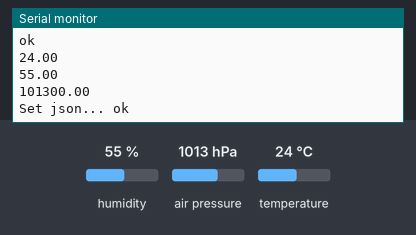
This sketch was run on a simulated ESP8266 (NodeMCU). On the bench: the last lines printed to the serial monitor. The test bench sets the inputs (shaded band); at power-on: humidity 55 %, air pressure 1013 hPa, temperature 24 °C. WiFi joins after 1.5 s; servers stay silent unless stated; the local clock reads 2024-03-15 10:24:30 at power-on unless the sketch sets it.

Above: at 2.7 s.
2.8 s: humidity set to 22 %
14.0 s: air pressure set to 952 hPa
At 16.66 s:
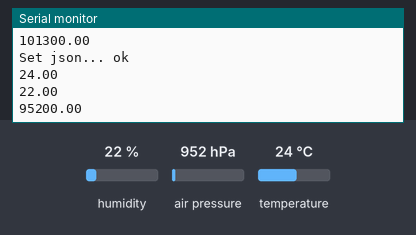
25.2 s: temperature set to 12 °C
At 32.7 s:
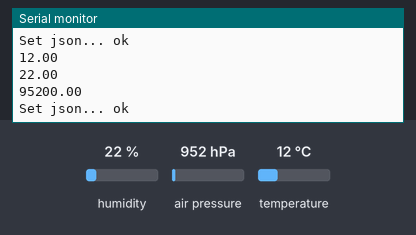
36.4 s: air pressure set to 975 hPa
At 47.4 s:
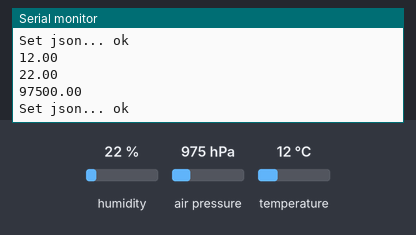
47.6 s: humidity set to 40 %
Timing chart, 0 to 50.6 s (numbered marks = the images above; inputs shaded):
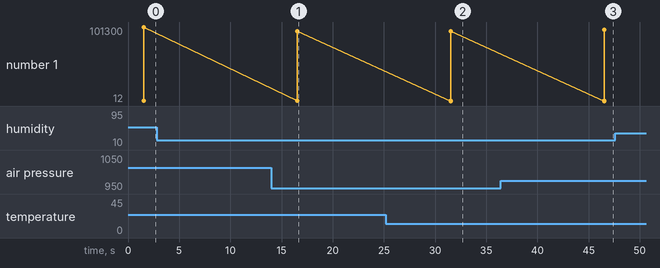

The sketch:

firebase-clima-invernadero.ino
```cpp
// (licence header left out)
#include <Adafruit_Sensor.h>
#include <DHT.h>
#include <Adafruit_BMP085.h>
#include <Arduino.h>
#include <NTPClient.h>
#if defined(ESP32)
  #include <WiFi.h>
#elif defined(ESP8266)
  #include <ESP8266WiFi.h>
#endif
#include <Firebase_ESP_Client.h>

//Provide the token generation process info.
#include "addons/TokenHelper.h"
//Provide the RTDB payload printing info and other helper functions.
#include "addons/RTDBHelper.h"

// Insert your network credentials
#define WIFI_SSID "SSID"
#define WIFI_PASSWORD "password"

// Insert Firebase project API Key
#define API_KEY "api key"

// Insert RTDB URLefine the RTDB URL */
#define DATABASE_URL "db url"

#define DHTPIN 23

#define DHTTYPE    DHT11

DHT dht(DHTPIN, DHTTYPE);
Adafruit_BMP085 bmp;

//Define Firebase Data object
FirebaseData fbdo;

FirebaseAuth auth;
FirebaseConfig config;

FirebaseJson json;

unsigned long sendDataPrevMillis = 0;
int count = 0;
bool signupOK = false;

String readDHTTemperature() {
  // Sensor readings may also be up to 2 seconds 'old' (its a very slow sensor)
  // Read temperature as Celsius (the default)
  float t = dht.readTemperature();
  // Read temperature as Fahrenheit (isFahrenheit = true)
  //float t = dht.readTemperature(true);
  // Check if any reads failed and exit early (to try again).
  if (isnan(t)) {
    Serial.println("Failed to read from DHT sensor!");
    return "--";
  }
  else {
    Serial.println(t);
    return String(t);
  }
}

String readDHTHumidity() {
  // Sensor readings may also be up to 2 seconds 'old' (its a very slow sensor)
  float h = dht.readHumidity();
  if (isnan(h)) {
    Serial.println("Failed to read from DHT sensor!");
    return "--";
  }
  else {
    Serial.println(h);
    return String(h);
  }
}

String readBMPPressure() {
  // Sensor readings may also be up to 2 seconds 'old' (its a very slow sensor)
  float p = bmp.readPressure();
  if (isnan(p)) {
    Serial.println("Failed to read from BMP sensor!");
    return "--";
  }
  else {
    Serial.println(p);
    return String(p);
  }
}

void setup(){
  Serial.begin(115200);
  if (!bmp.begin()) {
	Serial.println("Could not find a valid BMP085 sensor, check wiring!");
	while (1) {}
  }
  WiFi.begin(WIFI_SSID, WIFI_PASSWORD);
  Serial.print("Connecting to Wi-Fi");
  while (WiFi.status() != WL_CONNECTED){
    Serial.print(".");
    delay(300);
  }
  Serial.println();
  Serial.print("Connected with IP: ");
  Serial.println(WiFi.localIP());
  Serial.println();

  /* Assign the api key (required) */
  config.api_key = API_KEY;

  /* Assign the RTDB URL (required) */
  config.database_url = DATABASE_URL;

  /* Sign up */
  if (Firebase.signUp(&config, &auth, "", "")){
    Serial.println("ok");
    signupOK = true;
  }
  else{
    Serial.printf("%s\n", config.signer.signupError.message.c_str());
  }

  /* Assign the callback function for the long running token generation task */
  config.token_status_callback = tokenStatusCallback; //see addons/TokenHelper.h

  Firebase.begin(&config, &auth);
  Firebase.reconnectWiFi(true);

  configTime(-6 * 3600, 0, "pool.ntp.org");
}

void loop(){
  time_t now = time(nullptr);
  char dateTimeString[20];
  strftime(dateTimeString, 20, "%Y-%m-%d", localtime(&now));

  if (Firebase.ready() && signupOK && (millis() - sendDataPrevMillis > 15000 || sendDataPrevMillis == 0)){
    sendDataPrevMillis = millis();

    json.set("temperature", readDHTTemperature());
    json.set("humidity", readDHTHumidity());
    json.set("pressure", readBMPPressure());
    json.set("timestamp", String(dateTimeString));

    Serial.printf("Set json... %s\n", Firebase.RTDB.setJSON(&fbdo, "test", &json) ? "ok" : fbdo.errorReason().c_str());
  }
}
```

Measured:
- after the input at 14.0 s, the serial monitor: prints a new line after 2.5 s (image 1)
- after the input at 25.2 s, the serial monitor: prints a new line after 6.3 s (image 2)
- after the input at 36.4 s, the serial monitor: prints a new line after 10.1 s (image 3)
- plotted number 1: 101300 → 95200 after the input at 14.0 s, 95200 → 97500 after the input at 36.4 s
